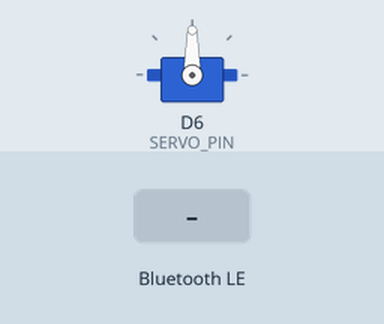
This sketch was run on a simulated Arduino Uno R4 WiFi. Shown: servo. The test bench sets the inputs (shaded band). Nothing arrives over Bluetooth unless stated; a phone connects over Bluetooth LE 3 s after start; what the sketch prints to the serial monitor is not drawn.

Above: at 3.8 s.
3.9 s: Bluetooth LE write "5" received
At 4.6 s:
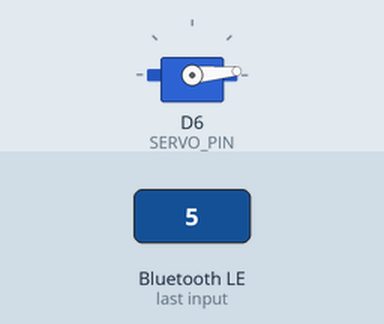
5.4 s: Bluetooth LE write "200" received
At 5.7 s:
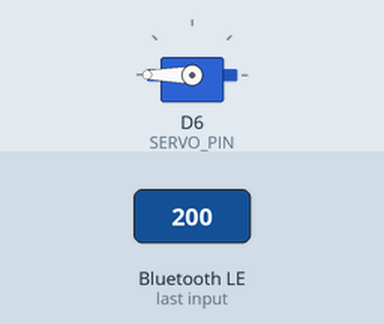
6.9 s: Bluetooth LE write "90" received
At 8.1 s:
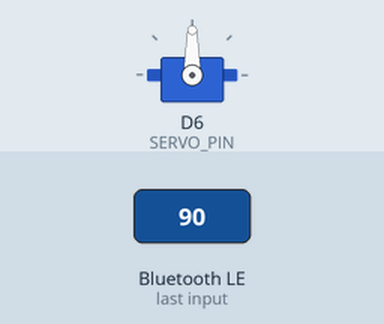
Timing chart, 0 to 9.9 s (numbered marks = the images above; inputs shaded):
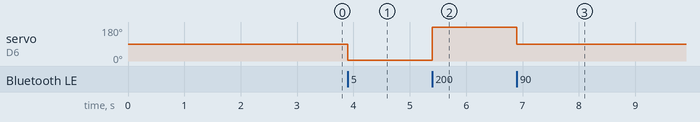

The sketch:

UnoR4BleEcho.ino
```cpp
#include <ArduinoBLE.h>
#include <Servo.h>

// Mac sends one ASCII servo angle (0..180) over BLE.
const char *DEVICE_NAME = "UNO-R4-Servo";
const char *SERVICE_UUID = "19B10000-E8F2-537E-4F6C-D104768A1214";
const char *ANGLE_UUID   = "19B10001-E8F2-537E-4F6C-D104768A1214";
const int SERVO_PIN = 6;

BLEService servoService(SERVICE_UUID);
BLEStringCharacteristic angleCharacteristic(
    ANGLE_UUID, BLEWrite | BLERead, 8);
Servo steeringServo;
int currentAngle = 90;

void setup() {
  Serial.begin(115200);
  steeringServo.attach(SERVO_PIN);
  steeringServo.write(currentAngle);

  if (!BLE.begin()) {
    Serial.println("BLE initialization failed");
    while (true) delay(1000);
  }

  BLE.setLocalName(DEVICE_NAME);
  BLE.setDeviceName(DEVICE_NAME);
  BLE.setAdvertisedService(servoService);
  servoService.addCharacteristic(angleCharacteristic);
  BLE.addService(servoService);
  angleCharacteristic.writeValue("90");
  BLE.advertise();

  Serial.println("BLE servo ready; advertising UNO-R4-Servo");
}

void loop() {
  BLEDevice central = BLE.central();
  if (!central) return;

  Serial.print("Connected: ");
  Serial.println(central.address());

  while (central.connected()) {
    BLE.poll();
    if (angleCharacteristic.written()) {
      String value = angleCharacteristic.value();
      char *end = nullptr;
      long requestedAngle = strtol(value.c_str(), &end, 10);
      if (end != value.c_str() && *end == '\0') {
        currentAngle = constrain(requestedAngle, 0, 180);
        steeringServo.write(currentAngle);
      }
    }
  }

  Serial.println("Disconnected; servo holds its last angle");
}
```

Measured:
- after the input at 3.9 s, servo on D6 (SERVO_PIN): 90° → 5° at once
- after the input at 5.4 s, servo on D6 (SERVO_PIN): 5° → 180° at once
- after the input at 6.9 s, servo on D6 (SERVO_PIN): 180° → 90° at once
